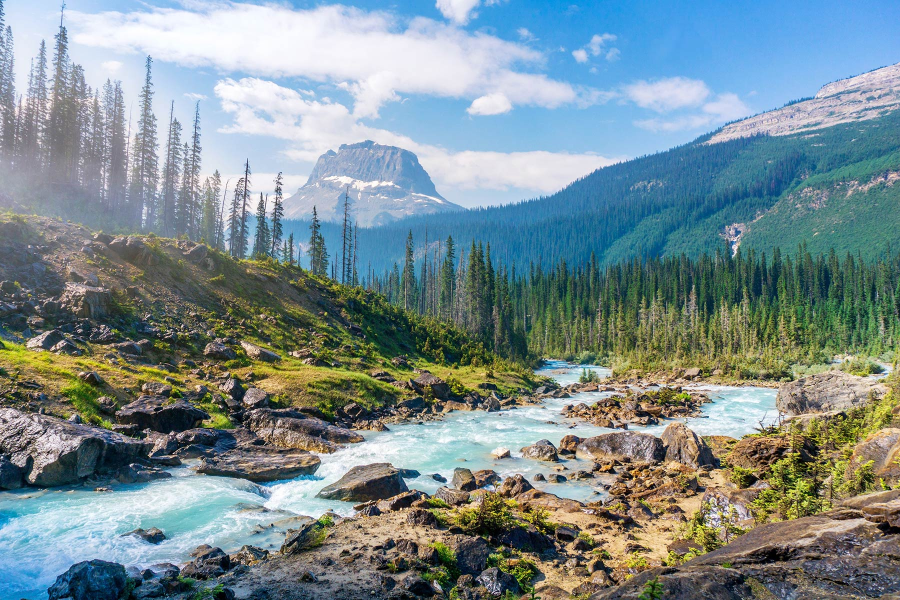
#> input picture nature.png, 1800 x 1200 px, found by its file name (shown at 1/2 size)
$ jupyter execute 'Read Iamge-checkpoint.ipynb'
#> lines starting #> are read from the running program, lines starting #| are printed output that depends on the picture; after the words box and inside, x2 and y2 are one past the last pixel; in counts of white or black regions, pixels touching at a corner belong together
# Input a image and show using python

[cell 1]
import numpy as np
import matplotlib.pyplot as plt
from PIL import Image

[cell 2]
image1 = Image.open('Images/nature.png')
#> image1 is the input picture: PIL image 1800x1200 RGB; mean R, G, B 123.5, 141.5, 144.4
image1_array = np.array(image1)

gray_image2 = image1.convert('L')
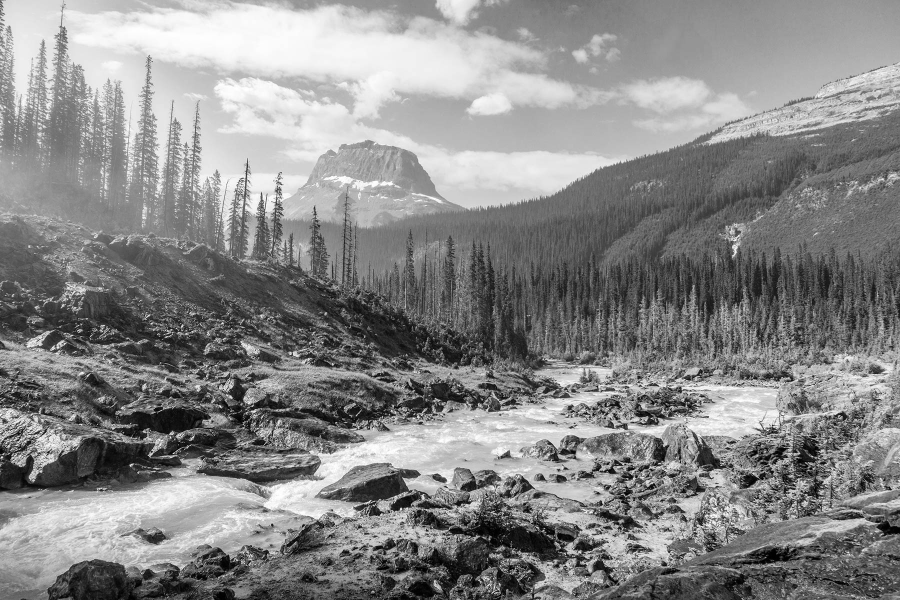
#> gray_image2: PIL image 1800x1200 L (shown at 1/2 size); min 0, max 255, mean 136.4
image2_array = np.array(gray_image2)

# Display
plt.figure(figsize=(15, 5))

plt.subplot(1, 3, 1)
plt.imshow(image1_array, cmap=None)
plt.title('Orginal Image')
plt.axis('off')

plt.subplot(1, 3, 2)
plt.imshow(image2_array, cmap='Purples')
plt.title('Gray Image')
plt.axis('off')
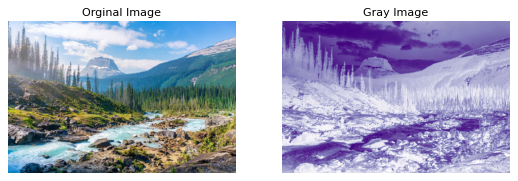
#> figure drawn by matplotlib, 2 panels

# Add Square border

[cell 3]
height = image1.height
#> height = 1200
width = image1.width
#> width = 1800

bordered_image = np.array(image1)
border = 50

for i in range(height):
    for j in range(width):
        if(i<border or i>(height-border) or j<border or j>(width-border)):
            bordered_image[i][j] = 10
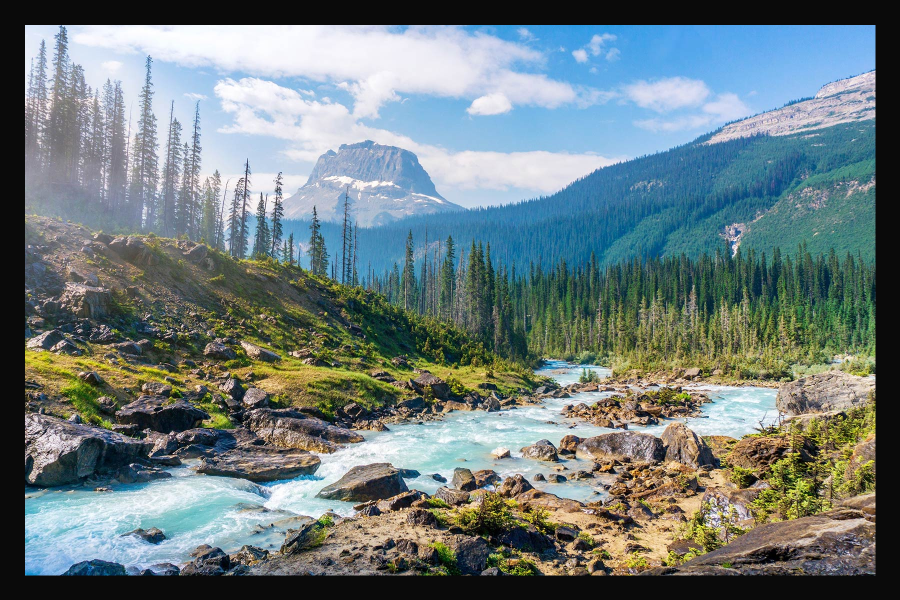
#> bordered_image: shape (1200, 1800, 3) (shown at 1/2 size); 13.3% of pixels changed, all inside (x1, y1, x2, y2) = (0, 0, 1800, 1200)

plt.imshow(bordered_image, cmap=None)
plt.title('Border Image')
plt.axis('off')

# Change the diagonal value

[cell 4]
resize_image = gray_image2.resize((500,500))
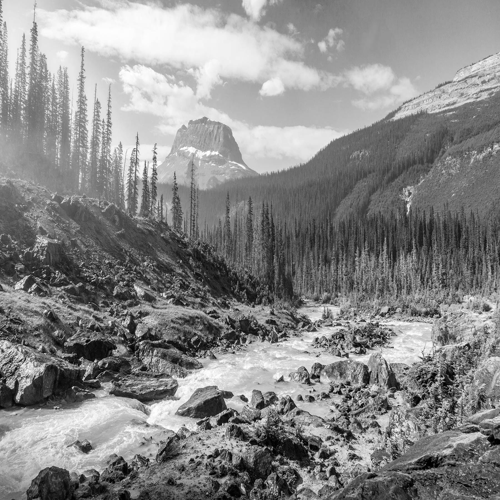
#> resize_image: PIL image 500x500 L; min 0, max 255, mean 136.4
diagonal_image = np.array(resize_image)

Sum = 0

for i in range(500):
    for j in range(500):
        if i == j:
            Sum += diagonal_image[i, j]
            diagonal_image[i, j] = 0
        if (i + j) == 500-1:
            diagonal_image[i, j] = 0
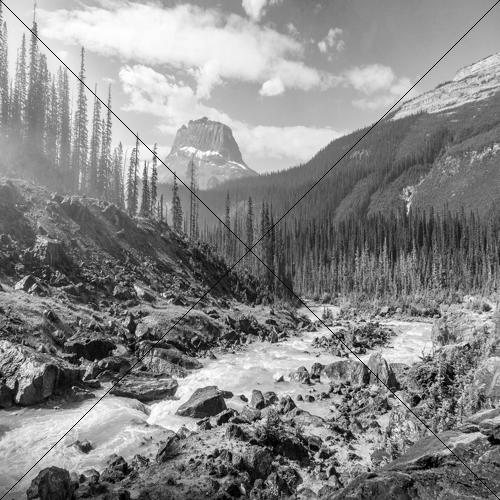
#> diagonal_image: shape (500, 500); 0.4% of pixels changed, all inside (x1, y1, x2, y2) = (0, 0, 500, 500)
#> after the loop, Sum = 76256

diagonal_image[249, 249] = Sum
#> diagonal_image: shape (500, 500); under 0.01% of pixels changed, all inside (x1, y1, x2, y2) = (249, 249, 250, 250)

print(Sum)
#| 76256
plt.imshow(diagonal_image, cmap='gray')
plt.title('Diagoanl value change')
plt.axis('off')

$ run again, with himel.JPG saved as nature.png
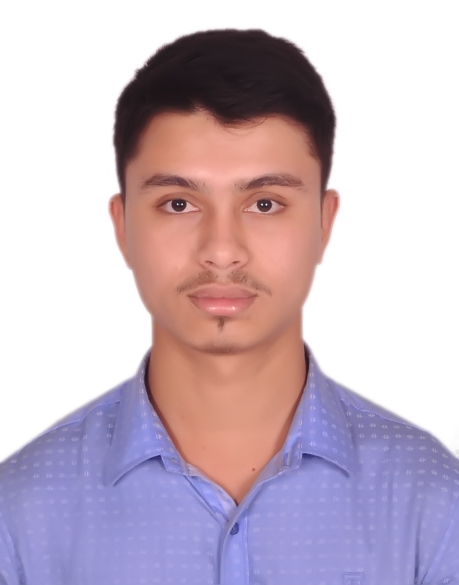
#> input picture himel.JPG, 459 x 585 px, found by its file name
#> image1 is the input picture: PIL image 459x585 RGB; mean R, G, B 199.8, 183.3, 196.1
#> after the loop `for i in range(height):`:
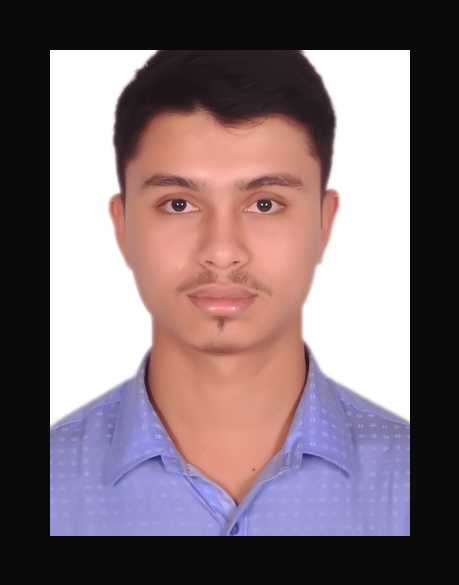
#> bordered_image: shape (585, 459, 3); mean R, G, B 128.6, 112.5, 118.1
#> after the loop `for i in range(500):`:
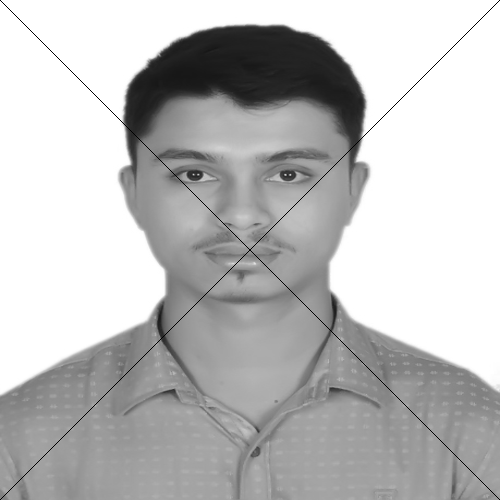
#> diagonal_image: shape (500, 500); min 0, max 255, mean 189
#> after the loop `for i in range(500):`: Sum = 85779
#| 85779
